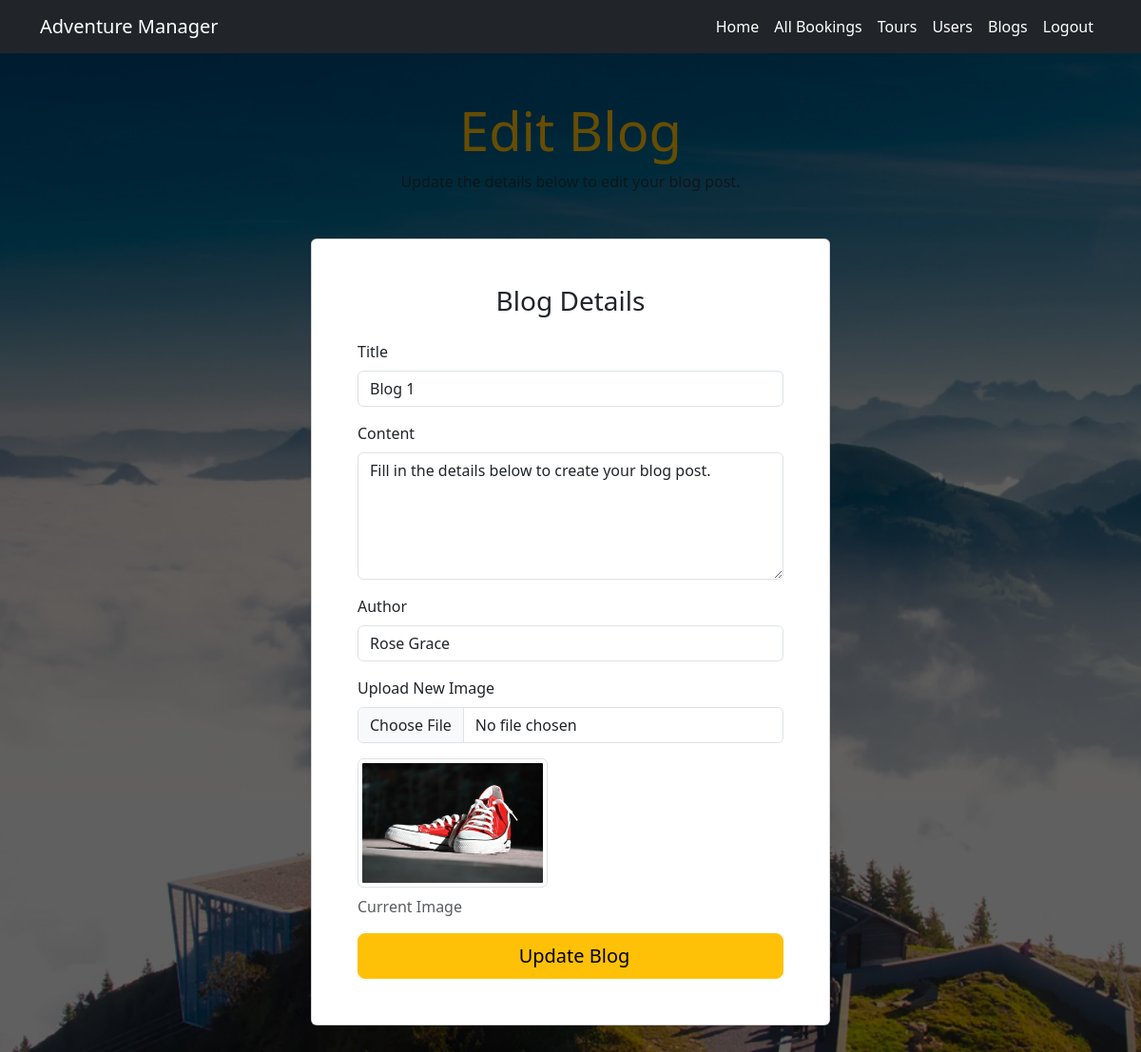
Screenshot of /manager/edit_blog/1/ (signed in) with the database file from the repository.
### Manager/models.py (models this page shows, shortened)
class Blog(models.Model):
    title = models.CharField(max_length=200)
    image = models.ImageField(upload_to='media/manager/', blank=True, null=True)
    content = models.TextField(null=True, blank=True)
    author_name = models.CharField(max_length=100)
    created_at = models.DateTimeField(auto_now_add=True)
    updated_at = models.DateTimeField(auto_now=True)

### Manager/views.py (the view, shortened to what this page needs)
# urls.py: path('edit_blog/<int:pk>/', views.edit_blog, name='edit_blog'),
@login_required
def edit_blog(request, pk):
    user = get_object_or_404(ClientDetails, email=request.user)
    if user.is_manager:
        blog = get_object_or_404(Blog, pk=pk)
        return render(request, 'manager/edit_blog.html', {'blog': blog})
    return render(request, 'user/no_access.html')

### Templates/manager/edit_blog.html (shortened to what this page needs)
{% extends 'manager/manager_base.html' %}
{% load static %}
{% block content %}
<div class="container mt-5 mb-5">
    <div class="text-center mb-5">
        <h1 class="display-4 text-warning">Edit Blog</h1>
        <p class="text-muted">Update the details below to edit your blog post.</p>
    </div>
    <div class="row justify-content-center">
        <div class="col-md-8 col-lg-6">
            <div class="card shadow-sm">
                <div class="card-body p-5">
                    <h3 class="card-title text-center mb-4 text-dark">Blog Details</h3>
                    <form method="POST" enctype="multipart/form-data" action="{% url 'manager:edit_blog' blog.id %}">
                        <div class="mb-3">
                            <label for="title" class="form-label">Title</label>
                            <input
                                type="text"
                                class="form-control"
                                id="title"
                                name="title"
                                value="{{ blog.title }}"
                                placeholder="Enter blog title"
                                required>
                        </div>
                        <div class="mb-3">
                            <label for="content" class="form-label">Content</label>
                            <textarea
                                class="form-control"
                                id="content"
                                name="content"
                                rows="5"
                                placeholder="Write your blog content here"
                                required>{{ blog.content }}</textarea>
                        </div>
                        <div class="mb-3">
                            <label for="author" class="form-label">Author</label>
                            <input
                                type="text"
                                class="form-control"
                                id="author"
                                name="author"
                                value="{{ blog.author_name }}"
                                placeholder="Author's name"
                                required>
                        </div>
                        <div class="mb-3">
                            <label for="image" class="form-label">Upload New Image</label>
                            <input
                                type="file"
                                class="form-control"
                                id="image"
                                name="image"
                                accept="image/*">
                            {% if blog.image %}
                                <div class="mt-3">
                                    <img src="{{ blog.image.url }}" alt="Blog Image" class="img-thumbnail" style="max-width: 200px;">
                                    <p class="text-muted mt-2">Current Image</p>
                                </div>
                            {% endif %}
                        </div>
                        <div class="d-grid gap-2">
                            <button type="submit" class="btn btn-warning btn-lg">
                                 Update Blog
                            </button>
                        </div>
                    </form>
                </div>
            </div>
        </div>
    </div>
</div>
{% endblock %}

### static/css/style.css (style rules this page uses)
body { background: url('static/images/slider1.jpg') no-repeat center center fixed; background-size: cover; color: white; }

### rows the page displays
Blog: title "Blog 1", content "Fill in the details below to create your blog post.", author "Rose Grace", image (picture)
